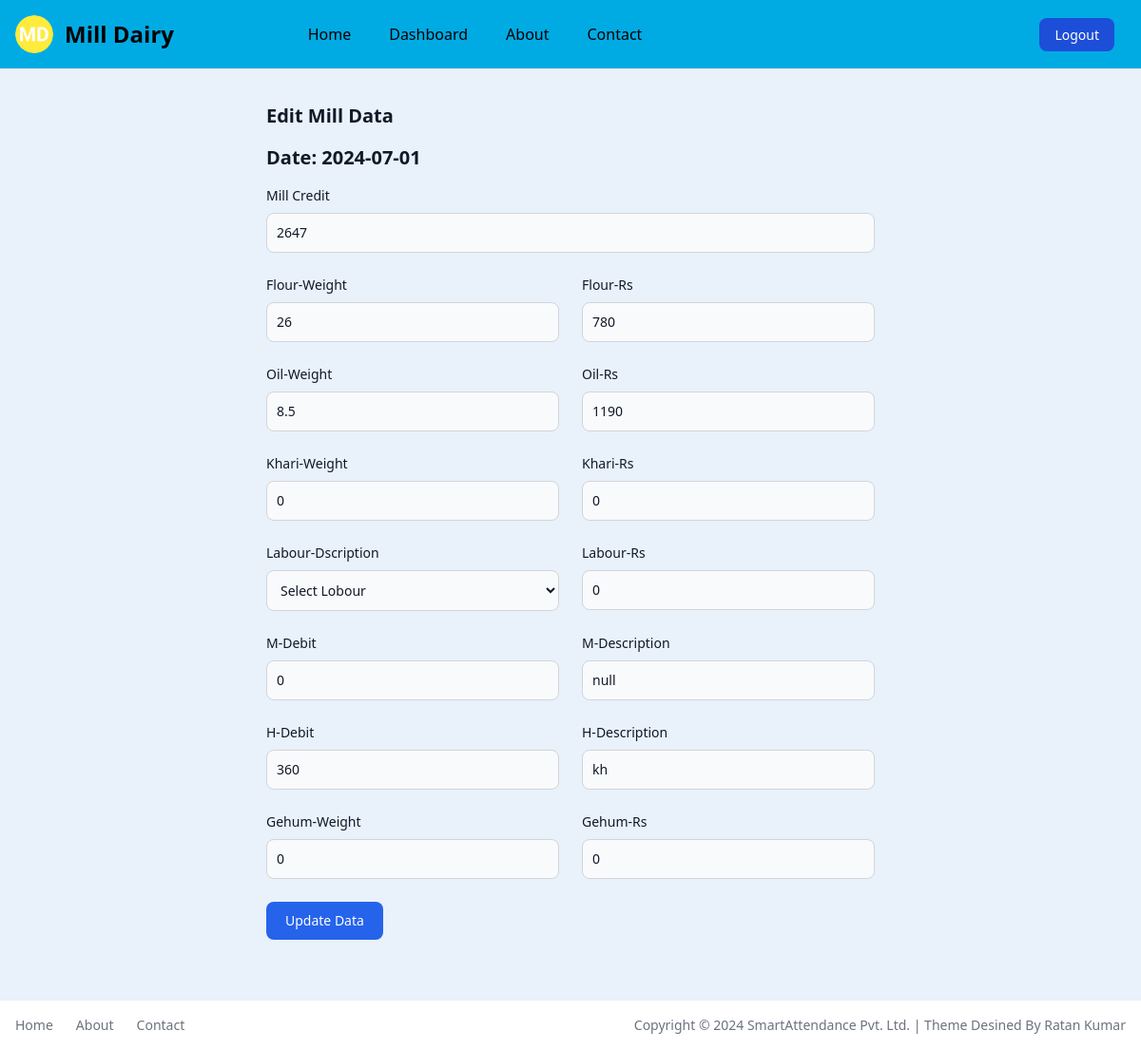
The page /edit_data/92 (signed in) on the database its author committed.
### app.py (models this page shows, shortened)
class MillData(db.Model):
    id = db.Column(db.Integer, primary_key=True)
    user_id = db.Column(db.Integer, db.ForeignKey('user.id'), nullable=False)
    date = db.Column(db.Date, default=datetime.datetime.now)
    mill_credit = db.Column(db.Integer, nullable=False)
    flour_weight = db.Column(db.Integer, nullable=False)
    flour_rs = db.Column(db.Integer, nullable=False)
    oil_weight = db.Column(db.Integer, nullable=False)
    oil_rs = db.Column(db.Integer, nullable=False)
    khari_weight = db.Column(db.Integer, nullable=False)
    khari_rs = db.Column(db.Integer, nullable=False)
    labour_dscri = db.Column(db.String(100), nullable=False)
    labour_rs = db.Column(db.Integer, nullable=False)
    mill_debit = db.Column(db.Integer, nullable=False)
    mill_dscri = db.Column(db.String(100), nullable=False)
    home_debit = db.Column(db.Integer, nullable=False)
    home_dscri = db.Column(db.String(100), nullable=False)
    gehum_weight = db.Column(db.Integer, nullable=False)
    gehum_rs = db.Column(db.Integer, nullable=False)
    total_credit = db.Column(db.Integer, nullable=False)
    total_debit = db.Column(db.Integer, nullable=False)
    user = db.relationship('User', backref=db.backref('milldatas', lazy=True))

### app.py (the view)
@app.route('/edit_data/<int:data_id>', methods=['GET'])
def edit_data(data_id):
    if 'email' in session:
        user = User.query.filter_by(email=session['email']).first()
        mill_data = MillData.query.filter_by(id=data_id, user_id=user.id).first()
        if not mill_data:
            flash('Data not found or you do not have permission to edit this data.', 'error')
            return redirect('/dashboard')
        return render_template('edit_data.html', mill_data=mill_data)
    else:
        flash('You need to login first.', 'error')
        return redirect('/login')

### templates/edit_data.html (shortened to what this page needs)
{% extends 'layout.html' %}
{% block content %}
<div class="pt-[44px] w-full">
    <section class="bg-[#E9F1FA] dark:bg-gray-900">
        <div class="py-8 px-4 mx-auto max-w-2xl lg:py-16">
            <h2 class="mb-4 text-xl font-bold text-gray-900 dark:text-white">Edit Mill Data</h2>
            <h2 class="mb-4 text-xl font-bold text-gray-900 dark:text-white">Date: {{ mill_data.date }}</h2>
            <form action="{{ url_for('update_data', data_id=mill_data.id) }}" method="post">
                <div class="grid gap-4 sm:grid-cols-2 sm:gap-6">
                    <div class="sm:col-span-2">
                        <label for="Mill Credit" class="block mb-2 text-sm font-medium text-gray-900 dark:text-white">
                            Mill Credit
                        </label>
                        <input type="number" name="m_credit" value="{{ mill_data.mill_credit }}" class="bg-gray-50 border border-gray-300 text-gray-900 text-sm rounded-lg focus:ring-primary-600 focus:border-primary-600 block w-full p-2.5 dark:bg-gray-700 dark:border-gray-600 dark:placeholder-gray-400 dark:text-white dark:focus:ring-primary-500 dark:focus:border-primary-500" required>
                    </div>
                    <div>
                        <label for="Flour-Weight" class="block mb-2 text-sm font-medium text-gray-900 dark:text-white">
                            Flour-Weight
                        </label>
                        <input type="number" step="0.01" name="flour_weight" value="{{ mill_data.flour_weight }}" class="bg-gray-50 border border-gray-300 text-gray-900 text-sm rounded-lg focus:ring-primary-600 focus:border-primary-600 block w-full p-2.5 dark:bg-gray-700 dark:border-gray-600 dark:placeholder-gray-400 dark:text-white dark:focus:ring-primary-500 dark:focus:border-primary-500" required>
                    </div>
                    <div class="w-full">
                        <label for="FLOUR-Rs" class="block mb-2 text-sm font-medium text-gray-900 dark:text-white">
                            Flour-Rs
                        </label>
                        <input type="number" name="flour_rs" value="{{ mill_data.flour_rs }}" class="bg-gray-50 border border-gray-300 text-gray-900 text-sm rounded-lg focus:ring-primary-600 focus:border-primary-600 block w-full p-2.5 dark:bg-gray-700 dark:border-gray-600 dark:placeholder-gray-400 dark:text-white dark:focus:ring-primary-500 dark:focus:border-primary-500" required>
                    </div>
                    <div>
                        <label for="Oil-Weight" class="block mb-2 text-sm font-medium text-gray-900 dark:text-white">
                            Oil-Weight
                        </label>
                        <input type="number" step="0.01" name="oil_weight" value="{{ mill_data.oil_weight }}" class="bg-gray-50 border border-gray-300 text-gray-900 text-sm rounded-lg focus:ring-primary-600 focus:border-primary-600 block w-full p-2.5 dark:bg-gray-700 dark:border-gray-600 dark:placeholder-gray-400 dark:text-white dark:focus:ring-primary-500 dark:focus:border-primary-500" placeholder="12Kg" required="">
                    </div>
                    <div class="w-full">
                        <label for="Oil-Rs" class="block mb-2 text-sm font-medium text-gray-900 dark:text-white">
                            Oil-Rs
                        </label>
                        <input type="number" name="oil_rs" value="{{ mill_data.oil_rs }}" class="bg-gray-50 border border-gray-300 text-gray-900 text-sm rounded-lg focus:ring-primary-600 focus:border-primary-600 block w-full p-2.5 dark:bg-gray-700 dark:border-gray-600 dark:placeholder-gray-400 dark:text-white dark:focus:ring-primary-500 dark:focus:border-primary-500" placeholder="Rs.2999" required="">
                    </div>
                    <div>
                        <label for="khari-Weight" class="block mb-2 text-sm font-medium text-gray-900 dark:text-white">
                            Khari-Weight
                        </label>
                        <input type="number" step="0.01" name="khari_weight" value="{{ mill_data.khari_weight }}" class="bg-gray-50 border border-gray-300 text-gray-900 text-sm rounded-lg focus:ring-primary-600 focus:border-primary-600 block w-full p-2.5 dark:bg-gray-700 dark:border-gray-600 dark:placeholder-gray-400 dark:text-white dark:focus:ring-primary-500 dark:focus:border-primary-500" placeholder="12Kg" required="">
                    </div>
                    <div class="w-full">
                        <label for=" Khari-Rs" class="block mb-2 text-sm font-medium text-gray-900 dark:text-white">
                            Khari-Rs
                        </label>
                        <input type="number" name="khari_rs" value="{{ mill_data.khari_rs }}" class="bg-gray-50 border border-gray-300 text-gray-900 text-sm rounded-lg focus:ring-primary-600 focus:border-primary-600 block w-full p-2.5 dark:bg-gray-700 dark:border-gray-600 dark:placeholder-gray-400 dark:text-white dark:focus:ring-primary-500 dark:focus:border-primary-500" placeholder="Rs.2999" required="">
                    </div>
                    <div>
                        <label for="Labour-Dscri" class="block mb-2 text-sm font-medium text-gray-900 dark:text-white">
                            Labour-Dscription
                        </label>
                        <select id="category" name="labour_dscri" value="{{ mill_data.labour_dscri }}" required=""
                            class="bg-gray-50 border border-gray-300 text-gray-900 text-sm rounded-lg focus:ring-primary-500 focus:border-primary-500 block w-full p-2.5 dark:bg-gray-700 dark:border-gray-600 dark:placeholder-gray-400 dark:text-white dark:focus:ring-primary-500 dark:focus:border-primary-500">
                            <option selected="">Select Lobour</option>
                        </select>
                    </div>
                    <div class="w-full">
                        <label for="Labour-Rs" class="block mb-2 text-sm font-medium text-gray-900 dark:text-white">
                            Labour-Rs
                        </label>
                        <input type="number" name="labour_rs" value="{{ mill_data.labour_rs }}" class="bg-gray-50 border border-gray-300 text-gray-900 text-sm rounded-lg focus:ring-primary-600 focus:border-primary-600 block w-full p-2.5 dark:bg-gray-700 dark:border-gray-600 dark:placeholder-gray-400 dark:text-white dark:focus:ring-primary-500 dark:focus:border-primary-500" placeholder="Rs.2999" required="">
                    </div>
                    <div class="w-full">
                        <label for="M-Debit" class="block mb-2 text-sm font-medium text-gray-900 dark:text-white">
                            M-Debit
                        </label>
                        <input type="number" name="mill_debit" value="{{ mill_data.mill_debit }}" class="bg-gray-50 border border-gray-300 text-gray-900 text-sm rounded-lg focus:ring-primary-600 focus:border-primary-600 block w-full p-2.5 dark:bg-gray-700 dark:border-gray-600 dark:placeholder-gray-400 dark:text-white dark:focus:ring-primary-500 dark:focus:border-primary-500" placeholder="Rs.2999" required="">
                    </div>
                    <div class="w-full">
                        <label for="M-Description" class="block mb-2 text-sm font-medium text-gray-900 dark:text-white">
                            M-Description
                        </label>
                        <input type="text" name="mill_dscri" value="{{ mill_data.mill_dscri }}" class="bg-gray-50 border border-gray-300 text-gray-900 text-sm rounded-lg focus:ring-primary-600 focus:border-primary-600 block w-full p-2.5 dark:bg-gray-700 dark:border-gray-600 dark:placeholder-gray-400 dark:text-white dark:focus:ring-primary-500 dark:focus:border-primary-500" placeholder="Mill Description" required="">
                    </div>
                    <div class="w-full">
                        <label for="H-Debit" class="block mb-2 text-sm font-medium text-gray-900 dark:text-white">
                            H-Debit
                        </label>
                        <input type="number" name="home_debit" value="{{ mill_data.home_debit }}" class="bg-gray-50 border border-gray-300 text-gray-900 text-sm rounded-lg focus:ring-primary-600 focus:border-primary-600 block w-full p-2.5 dark:bg-gray-700 dark:border-gray-600 dark:placeholder-gray-400 dark:text-white dark:focus:ring-primary-500 dark:focus:border-primary-500" placeholder="Rs.2999" required="">
                    </div>
                    <div class="w-full">
                        <label for="H-Description" class="block mb-2 text-sm font-medium text-gray-900 dark:text-white">
                            H-Description
                        </label>
                        <input type="text" name="home_dscri" value="{{ mill_data.home_dscri }}" class="bg-gray-50 border border-gray-300 text-gray-900 text-sm rounded-lg focus:ring-primary-600 focus:border-primary-600 block w-full p-2.5 dark:bg-gray-700 dark:border-gray-600 dark:placeholder-gray-400 dark:text-white dark:focus:ring-primary-500 dark:focus:border-primary-500" placeholder="Home Description" required="">
                    </div>
                    <div>
                        <label for="Gehum-Weight" class="block mb-2 text-sm font-medium text-gray-900 dark:text-white">
                            Gehum-Weight
                        </label>
                        <input type="number" step="0.01" name="gehum_weight" value="{{ mill_data.gehum_weight }}" class="bg-gray-50 border border-gray-300 text-gray-900 text-sm rounded-lg focus:ring-primary-600 focus:border-primary-600 block w-full p-2.5 dark:bg-gray-700 dark:border-gray-600 dark:placeholder-gray-400 dark:text-white dark:focus:ring-primary-500 dark:focus:border-primary-500" placeholder="12Kg" required="">
                    </div>
                    <div class="w-full">
                        <label for=" Gehum-Rs" class="block mb-2 text-sm font-medium text-gray-900 dark:text-white">
                            Gehum-Rs
                        </label>
                        <input type="number" name="gehum_rs" value="{{ mill_data.gehum_rs }}" class="bg-gray-50 border border-gray-300 text-gray-900 text-sm rounded-lg focus:ring-primary-600 focus:border-primary-600 block w-full p-2.5 dark:bg-gray-700 dark:border-gray-600 dark:placeholder-gray-400 dark:text-white dark:focus:ring-primary-500 dark:focus:border-primary-500" placeholder="Rs.2999" required="">
                    </div>
                </div>
                <button type="submit" class="inline-flex items-center px-5 py-2.5 mt-4 sm:mt-6 text-sm font-medium text-center text-white bg-[#2563eb] rounded-lg focus:ring-4 focus:ring-primary-200 dark:focus:ring-primary-900 hover:bg-primary-800">
                    Update Data
                </button>
            </form>
        </div>
    </section>
</div>
{% endblock %}

### rows shown on the page
MillData: date "2024-07-01", m_credit "2647", flour_weight "26", flour_rs "780", oil_weight "8.5", oil_rs "1190", khari_weight "0", khari_rs "0", labour_dscri "Select Lobour", labour_rs "0", mill_debit "0", mill_dscri "null", home_debit "360", home_dscri "kh", gehum_weight "0", gehum_rs "0"
